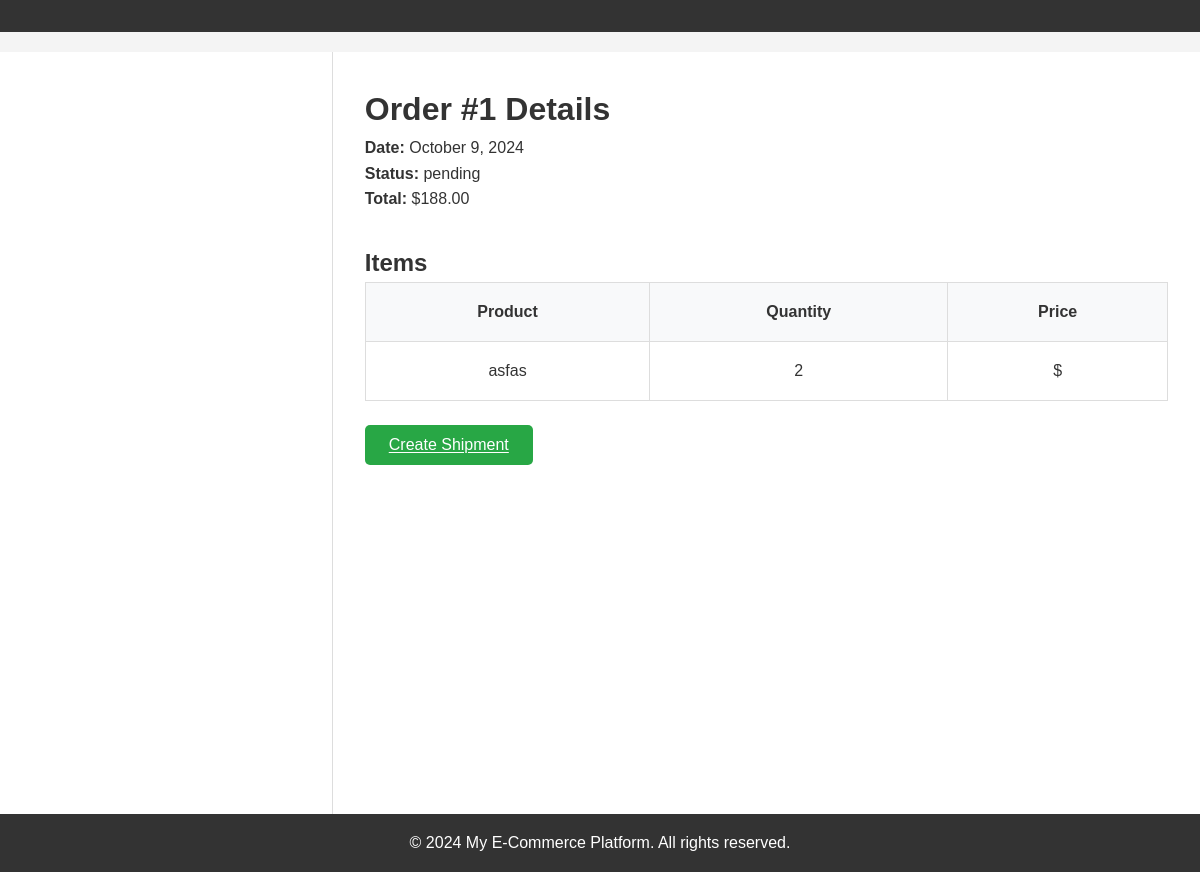
The page /orders/orders/1/ on the database as committed earlier.
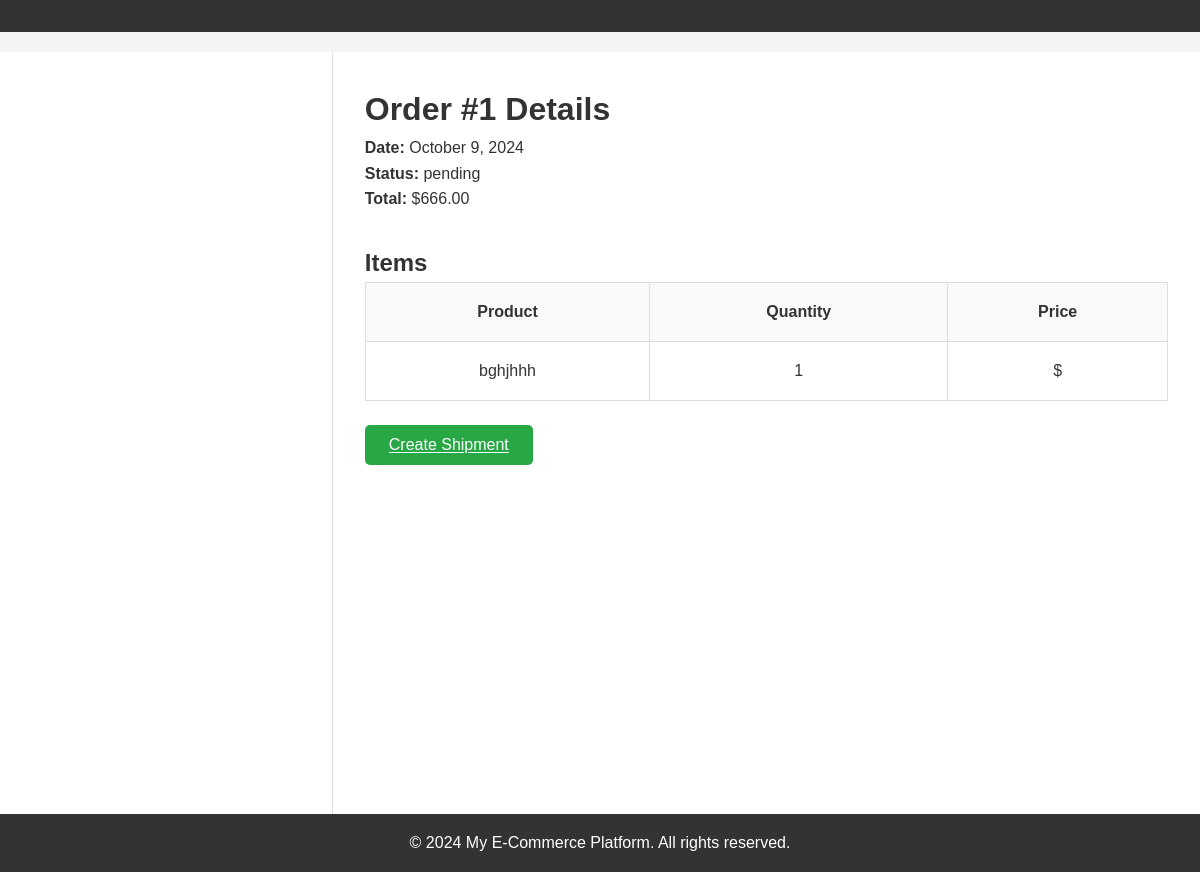
The same page on the database as committed later.
### orders/models.py (models this page shows, shortened)
class Order(models.Model):
    customer = models.ForeignKey(Customer, on_delete=models.CASCADE, related_name='orders')
    order_date = models.DateTimeField(auto_now_add=True)
    status = models.CharField(max_length=50, choices=[
        ('pending', 'Pending'),
        ('processed', 'Processed'),
        ('shipped', 'Shipped'),
        ('delivered', 'Delivered'),
        ('canceled', 'Canceled'),
    ], default='pending')
    total_amount = models.DecimalField(
        max_digits=10,
        decimal_places=2,
        validators=[MinValueValidator(Decimal('0.00'))],
        default=Decimal('0.00')
    )
    shipping_address = models.CharField(max_length=255)
    payment_status = models.CharField(max_length=50, choices=[
        ('paid', 'Paid'),
        ('unpaid', 'Unpaid'),
        ('refunded', 'Refunded'),
    ], default='unpaid')
    objects = OrderManager
    class Meta:
        ordering = ['-order_date']
        verbose_name = 'Order'
        verbose_name_plural = 'Orders'
        constraints = [
            models.CheckConstraint(check=models.Q(total_amount__gte=0), name='total_amount_non_negative')
        ]

class OrderItem(models.Model):
    order = models.ForeignKey(Order, related_name='items', on_delete=models.CASCADE)
    product = models.ForeignKey(Product, on_delete=models.CASCADE, related_name='order_items')
    quantity = models.PositiveIntegerField()
    price_per_item = models.DecimalField(max_digits=10, decimal_places=2)
    total_price = models.DecimalField(max_digits=10, decimal_places=2, default=0.00)
    class Meta:
        ordering = ['order']
        verbose_name = 'Order Item'
        verbose_name_plural = 'Order Items'
        constraints = [
            models.CheckConstraint(check=models.Q(quantity__gte=1), name='quantity_non_negative')
        ]

### products/models.py (models this page shows, shortened)
class Product(models.Model):
    FLAG_TYPES =(
    ('Sale','Sale'),
    ('New','New'),
    ('Feature','Feature'),
    )
    name = models.CharField(max_length=150)
    subtitle = models.TextField(max_length=500)
    description = models.TextField(blank=True, null=True, max_length=10000)
    category = models.ForeignKey(Category,
            on_delete=models.CASCADE,
            related_name='products_in_category'
    )
    brand = models.ForeignKey(Brand,
        on_delete=models.SET_NULL,
        null=True, blank=True,
        related_name='products_brands'
    )
    base_price = models.DecimalField(max_digits=10, decimal_places=2)
    flag = models.CharField(_('Flag'),max_length=10,choices=FLAG_TYPES)
    slug = models.SlugField(unique=True, max_length=255, blank=True, null=True)
    sku = models.CharField(max_length=15, unique=True, blank=True, null=True)
    tags = TaggableManager()
    image = models.ImageField(upload_to='product_images/', blank=True, null=True)
    created_at = models.DateTimeField(auto_now_add=True)
    updated_at = models.DateTimeField(auto_now=True)
    is_active = models.BooleanField(default=True)
    objects = ProductManager
    class Meta:
        ordering = ['name']
        verbose_name = 'Product'
        verbose_name_plural = 'Products'

### orders/views.py (the view)
# urls.py: path('orders/<int:order_id>/', OrderDetailView.as_view(), name='order_detail'),
class OrderDetailView(View):
    template_name = 'orders/order_detail.html'
    def get(self, request, order_id, *args, **kwargs):
        order = get_object_or_404(Order, id=order_id)
        order_details = OrderController().get_order_details(order_id)
        return render(request, self.template_name, {'order': order_details})

### orders/controllers.py (called while the page is built)
    def get_order_details(self, order_id):
        cached_order = self.caching_service.get_cached_order_data(order_id)
        if cached_order:
            return cached_order
        order = self.order_service.get_order_details(order_id)
        self.caching_service.cache_order_data(order)
        return order

### orders/services.py (called while the page is built)
    @staticmethod
    def get_order_details(order_id):
        return Order.objects.prefetch_related('items').get(id=order_id)

    @staticmethod
    def cache_order_data(order):
        cache_key = f'order_{order.id}'
        cache.set(cache_key, format_order_summary(order), timeout=3600)

    @staticmethod
    def get_cached_order_data(order_id):
        cache_key = f'order_{order_id}'
        return cache.get(cache_key)

### orders/utils.py (called while the page is built)
def format_order_summary(order):
    summary = {
        "order_id": order.id,
        "customer": order.customer.user,
        "items": [{
            "product": item.product.name,
            "quantity": item.quantity,
            "total_price": item.total_price,
        } for item in order.items.all()],
        "total_amount": order.total_amount,
        "status": order.status
    }
    return summary

### orders/templates/orders/order_detail.html (shortened to what this page needs)
{% extends 'base.html' %}
{% block content %}
<h1>Order #{{ order.id }} Details</h1>
<div class="order-details">
    <p><strong>Date:</strong> {{ order.order_date|date:"F j, Y" }}</p>
    <p><strong>Status:</strong> {{ order.status }}</p>
    <p><strong>Total:</strong> ${{ order.total_amount }}</p>
</div>
<h2>Items</h2>
<table class="order-items-table">
    <thead>
        <tr>
            <th>Product</th>
            <th>Quantity</th>
            <th>Price</th>
        </tr>
    </thead>
    <tbody>
        {% for item in order.items.all %}
        <tr>
            <td>{{ item.product.name }}</td>
            <td>{{ item.quantity }}</td>
            <td>${{ item.price }}</td>
        </tr>
        {% endfor %}
    </tbody>
</table>
<div class="order-actions">
    <a href="#" class="btn btn-primary">Create Shipment</a>
</div>
{% endblock %}

Rows that differ between the two databases and show on the page:
removed OrderItem: product.name "asfas", quantity "2"
changed Order "pending": total_amount "188.00" → "666.00"
added OrderItem: product.name "bghjhhh", quantity "1"
